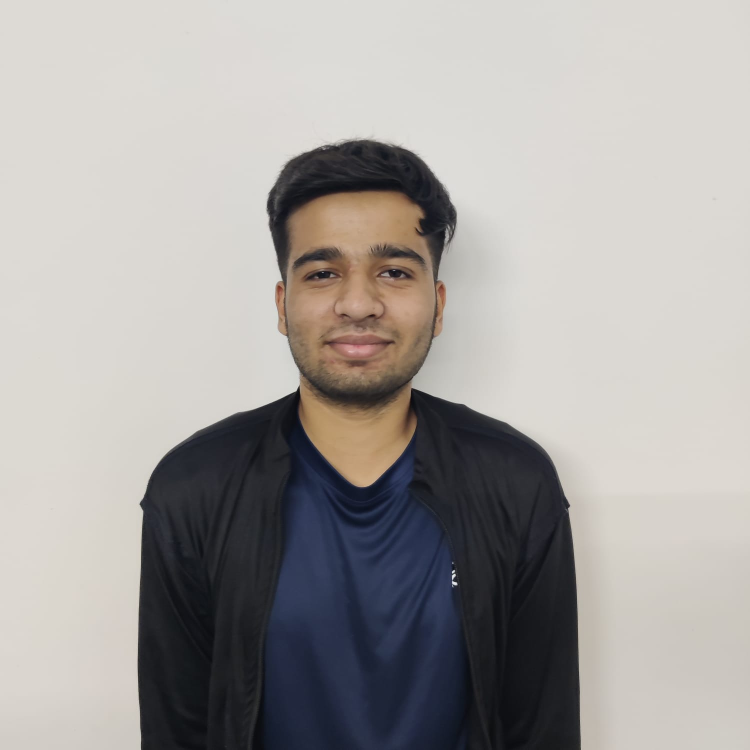
#> input picture img.jpeg, 1500 x 1500 px (shown at 1/2 size)
$ python bg_replace.py
#> lines starting #> are read from the running program, lines starting #| are printed output that depends on the picture; after the words box and inside, x2 and y2 are one past the last pixel; in counts of white or black regions, pixels touching at a corner belong together
#> further down, img is the input picture: shape (1500, 1500, 3); mean B, G, R 159, 161.4, 164.7
import cv2
import numpy as np


def binary_threshold(img, thresh):
#> called with thresh = 180
    if len(img.shape) != 2:
        raise ValueError("Image should be gray scale")
    height, width = img.shape
#> height = 640; width = 640

    result = np.zeros((height, width), dtype=np.uint8)
    for i in range(height):
        for j in range(width):
            result[i][j] = 255 if img[i][j] >= thresh else 0
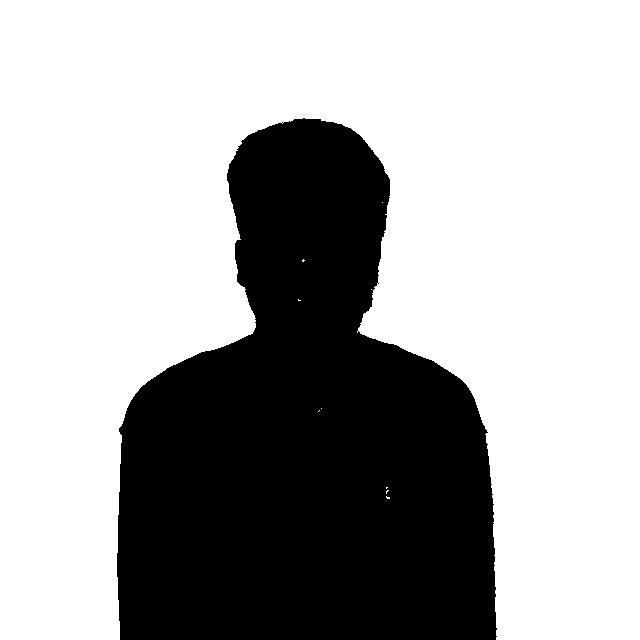
#> result: shape (640, 640); 67.1% white; 1 black region, box (x1, y1, x2, y2) and area: (117, 118, 497, 640) 134841
    return result


def binary_erosion(img, kernel, iterations):
#> called with kernel = array of shape (5, 5), iterations = 1
    if len(img.shape) != 2:
        raise ValueError("Image should be gray scale")

    if kernel.ndim != 2:
        raise ValueError("Kernel should be a 2d array")

    h, w = kernel.shape
    if h != w and w % 2 != 0:
        raise ValueError(
            "Kernel height and width should be same and size should be odd"
        )

    height, width = img.shape
#> height = 640; width = 640
    result = np.zeros((height, width), dtype=np.uint8)
    temp = np.copy(img)
    k = kernel * 255
    for i in range(iterations):
        for i in range(w, height - w):
            for j in range(w, width - w):
                w_half = w // 2
                flag = True

                for x in range(-1 * w_half, w_half + 1):
                    for y in range(-1 * w_half, w_half + 1):
                        if k[w_half + x][w_half + y] != temp[i + x][j + y]:
                            flag = False

                if flag:
                    result[i][j] = 255
        temp = np.copy(result)
#> result: shape (640, 640); 63.6% white; 1 black region, box (x1, y1, x2, y2) and area: (0, 0, 640, 640) 148900
    return result


def binary_dilation(img, kernel, iterations):
#> called with kernel = array of shape (5, 5), iterations = 1
    if len(img.shape) != 2:
        raise ValueError("Image should be gray scale")

    if kernel.ndim != 2:
        raise ValueError("Kernel should be a 2d array")

    h, w = kernel.shape
    if h != w and w % 2 != 0:
        raise ValueError(
            "Kernel height and width should be same and size should be odd"
        )

    height, width = img.shape
#> height = 640; width = 640
    result = np.zeros((height, width), dtype=np.uint8)
    temp = np.copy(img)
    k = kernel * 255
    for i in range(iterations):
        for i in range(w, height - w):
            for j in range(w, width - w):
                w_half = w // 2
                flag = False

                for x in range(-1 * w_half, w_half + 1):
                    for y in range(-1 * w_half, w_half + 1):
                        if k[w_half + x][w_half + y] == temp[i + x][j + y]:
                            flag = True

                if flag:
                    result[i][j] = 255
        temp = np.copy(result)
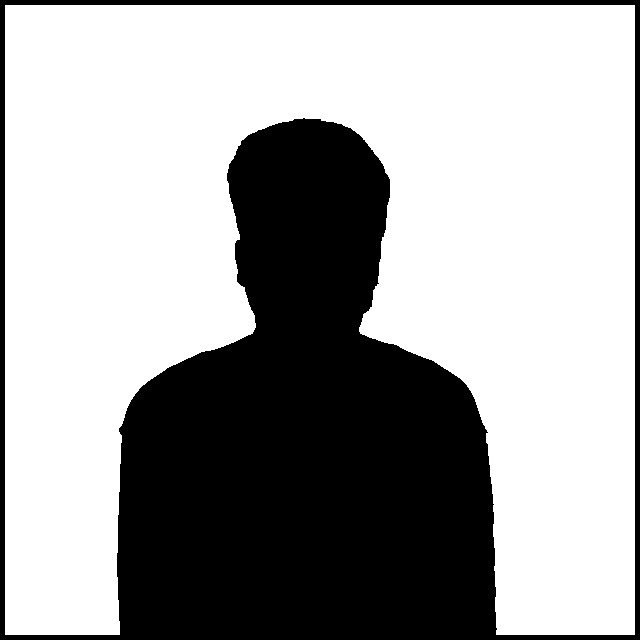
#> result: shape (640, 640); 64.4% white; 1 black region, box (x1, y1, x2, y2) and area: (0, 0, 640, 640) 145751
    return result


def invert_mask(img):
    if len(img.shape) != 2:
        raise ValueError("Image should be gray scale")
    height, width = img.shape
#> height = 640; width = 640

    result = np.zeros((height, width), dtype=np.uint8)
    for i in range(height):
        for j in range(width):
            result[i][j] = 255 if img[i][j] == 0 else 0
    return result


def replace_black_with_background_manual(foreground, background_path):
#> called with background_path = 'bg.jpeg'
    background = cv2.imread(background_path)
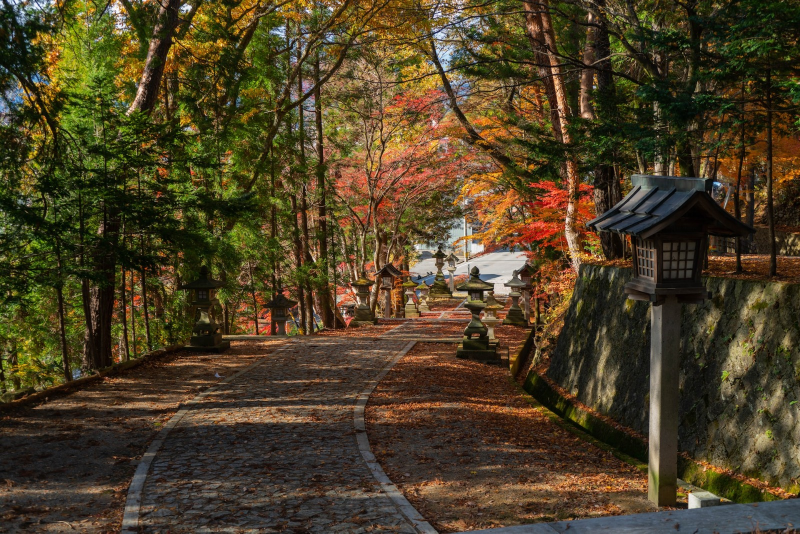
#> input picture bg.jpeg, 1600 x 1067 px (shown at 1/2 size)
#> background is the input picture: shape (1067, 1600, 3); mean B, G, R 37.4, 63.2, 76

    background = cv2.resize(background, (foreground.shape[1], foreground.shape[0]))
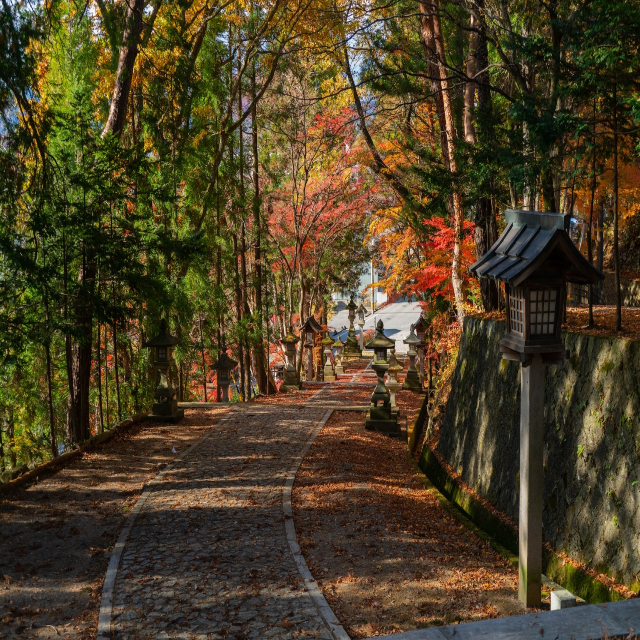
#> background: shape (640, 640, 3); mean B, G, R 37.2, 63.1, 75.8
    gray_foreground = cv2.cvtColor(foreground, cv2.COLOR_BGR2GRAY)
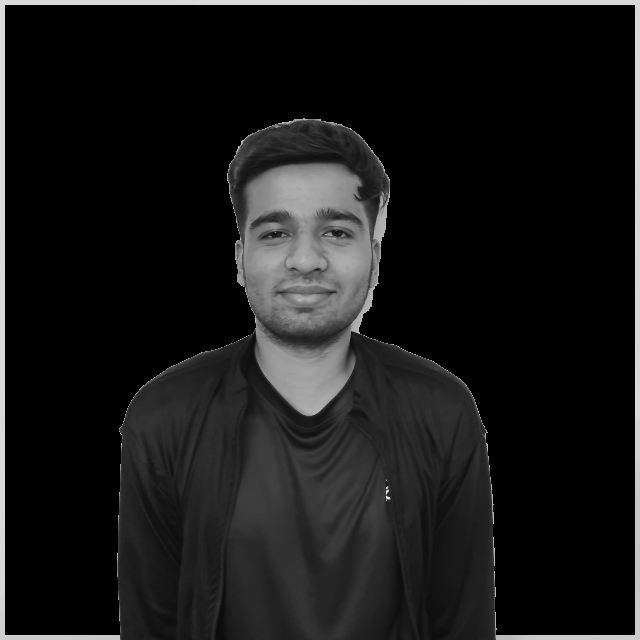
#> gray_foreground: shape (640, 640); min 0, max 247, mean 24.2

    mask = (gray_foreground > 1).astype(np.uint8) * 255

    mask_inv = 255 - mask

    # Replace black pixels in the foreground with corresponding background pixels manually using NumPy
    foreground_with_background = np.zeros_like(foreground)
    for c in range(3):
        foreground_with_background[:, :, c] = foreground[:, :, c] * (mask / 255)

    background_with_black_removed = np.zeros_like(background)
    for c in range(3):
        background_with_black_removed[:, :, c] = background[:, :, c] * (mask_inv / 255)
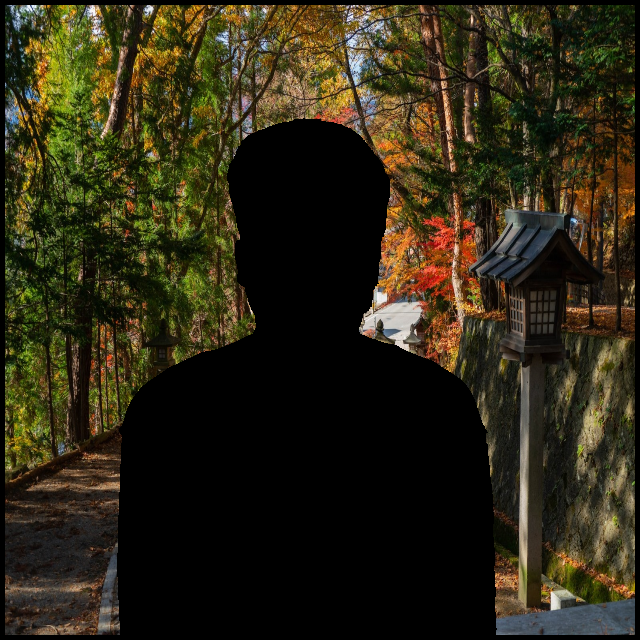
#> background_with_black_removed: shape (640, 640, 3); mean B, G, R 21.2, 39.8, 45.3

    # Combine the images
    result = foreground_with_background + background_with_black_removed
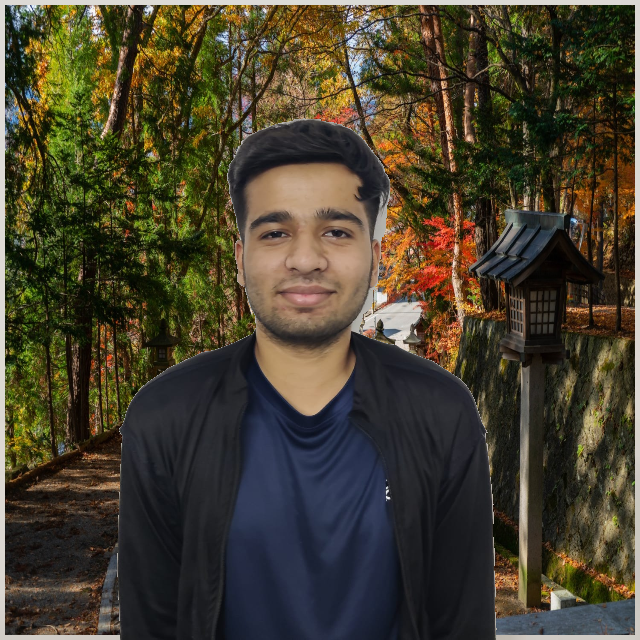
#> result: shape (640, 640, 3); mean B, G, R 46, 63.6, 70.3

    # Display the result
    return result.astype(np.uint8)


if __name__ == "__main__":
    img = cv2.imread("img.jpeg")
    img = cv2.resize(img, (640, 640))
    cv2.imshow("Original Image", img)

    gray = cv2.cvtColor(img, cv2.COLOR_BGR2GRAY)
    bin = binary_threshold(gray, 180)
    cv2.imshow("Threshold Image", bin)

    kernel = np.ones((5, 5), np.uint8)
    opening = binary_erosion(bin, kernel, 1)
    closing = binary_dilation(opening, kernel, 1)
    cv2.imshow("Eroded Image", opening)
    cv2.imshow("Dilated Image", closing)

    mask = invert_mask(closing)
    cv2.imshow("Mask", mask)

    mask_3channel = np.stack([mask] * 3, axis=-1)
    foreground = np.bitwise_and(img, mask_3channel)
    cv2.imshow("Foreground Image", foreground)

    result = replace_black_with_background_manual(foreground, "bg.jpeg")
    cv2.imshow("Final Image", result)
    cv2.waitKey(0)
